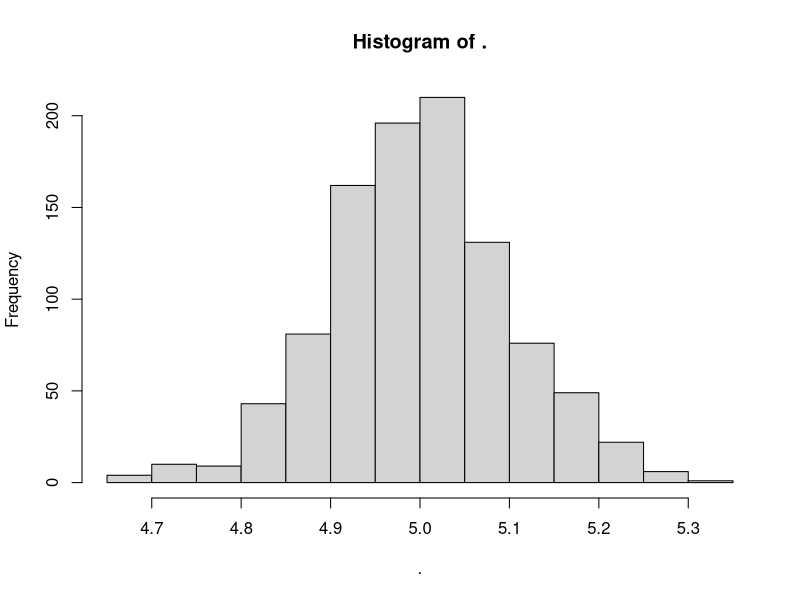

The R script that drew this image:
library(dplyr)

# generate_data
N <- 10e6
y <- rnorm(N, 5, 1) # 5 =true popul. mean
popul <- data.frame(y)
set.seed(123)
n <- 100
smpl <- sample_n(popul, n)
# true popul. mean
mean(popul$y)

# standard error of mean using formula
SEM <- sd(smpl$y) / sqrt( nrow(smpl) )
SEM

# initialize means tibble to store iteration and sample means
means <- tibble(idx = numeric(),
                mean = numeric())

# repeat sampling 500x and save means
for (i in 1:1000){
  smpl <- sample_n(popul, n)
  means[i,1] <- i
  means[i,2] <- mean(smpl$y)
  print(i)
}

means$mean %>%
  hist()

# standard error of mean
sd(means$mean)
